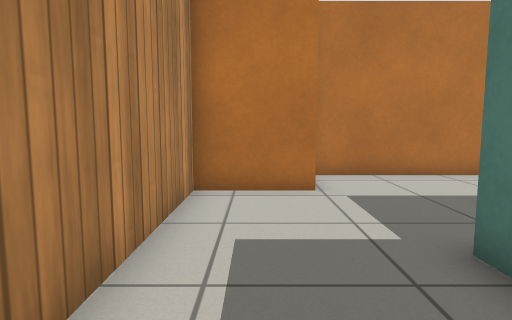
[1] (above)

16 first-person views from a walk through a world built for the Gazebo simulator. The camera is 0.75 m above the floor, tilts 6° down and sees 75° across. The floor is counted in squares, 0.5 m on a side. Each view is taken from the middle of a square. On the plan, view 1 faces up. The plan holds only what a view shows up to about 15 squares ahead; the rest is blank. Simple patterns stand in for the simulator's built-in surfaces.

[2]
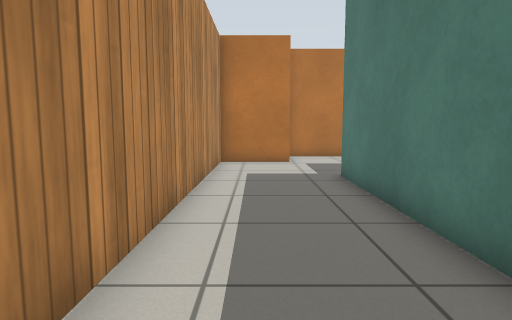

[3]
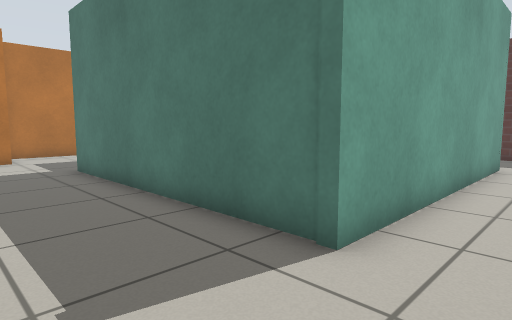

[4]
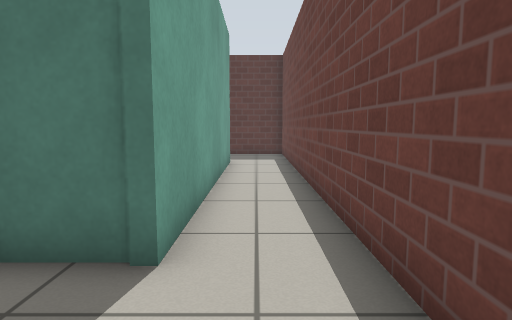

[5]
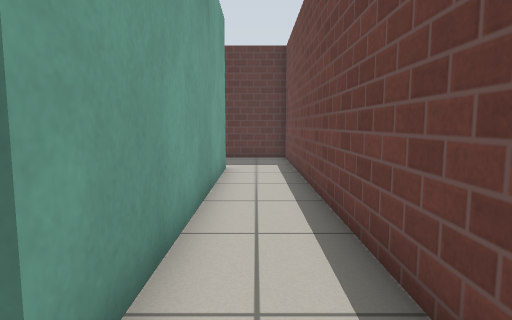

[6]
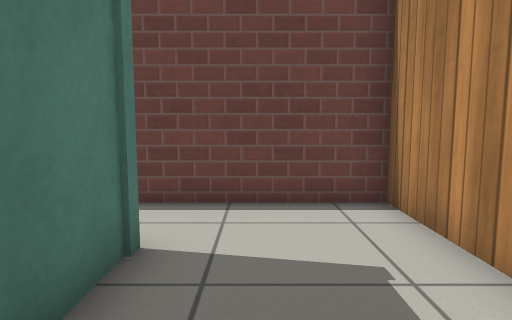

[7]
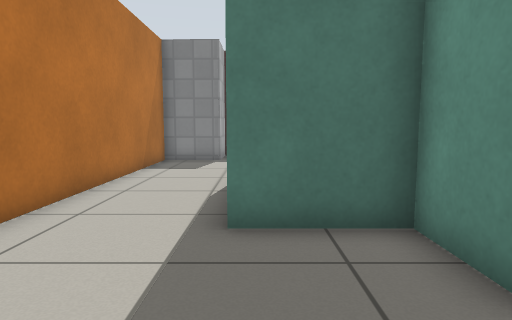

[8]
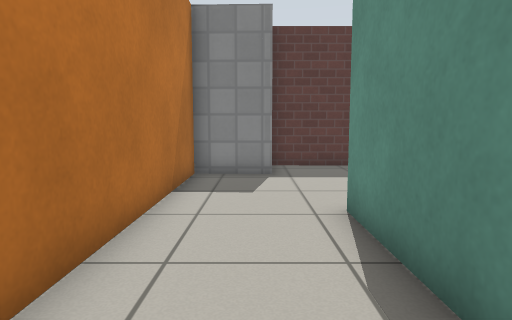

[9]
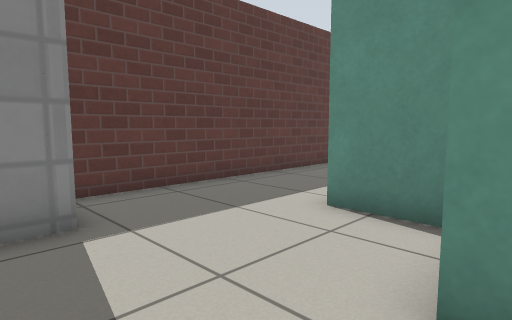

[10]
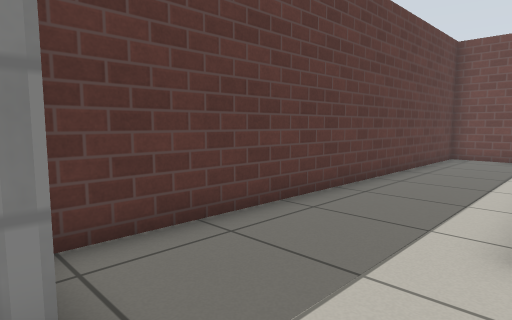

[11]
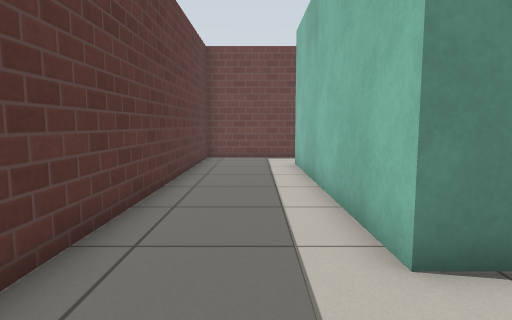

[12]
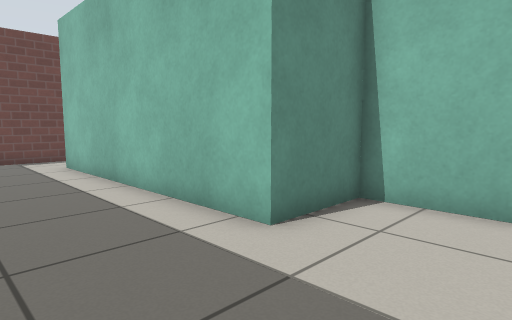

[13]
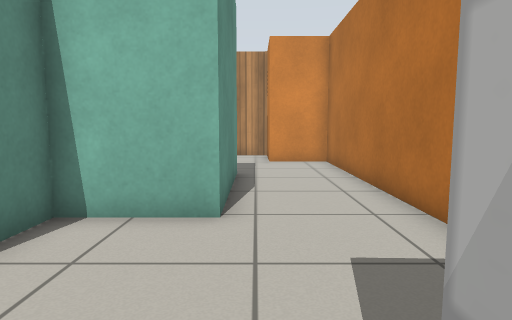

[14]
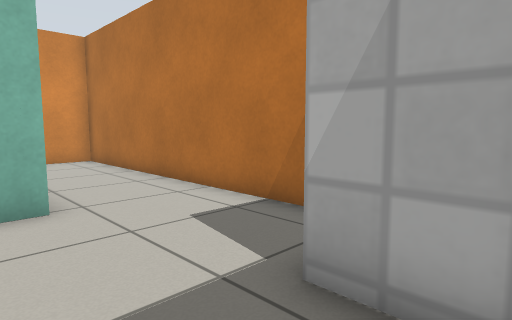

[15]
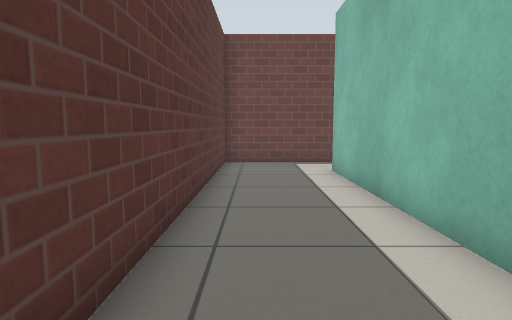

[16]
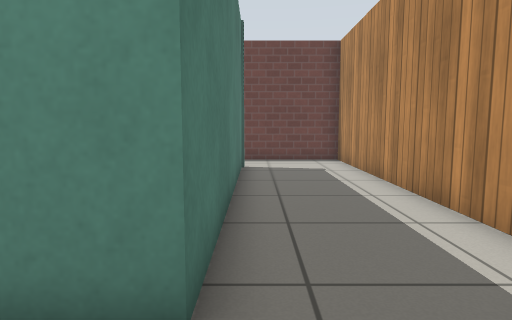

### Floor plan
Ten units are one square. View 1 is at (0, 0); x grows to the right and y downward. Boxes are objects, and circles mark ways between rooms. Rooms are numbered by the first view taken in them; rooms with no view inside come last. Other rooms are left out.
<svg viewBox="-20 -104 188 193">
<path fill="none" stroke="#000" d="M14 -75 -14 -75 -15 84 125 84M125 60 25 60 25 -37 47 -37 47 -64M157 -75 141 -75 142 -99 14 -99 14 -75M47 -64 97 -64 97 -37 124 -37 125 60M125 84 162 84 163 -75"/>
<circle cx="130" cy="75" r="3" fill="#2a7"/>
<circle cx="30" cy="-73" r="3" fill="#2a7"/>
<text x="20" y="20">1</text>
<text x="120" y="-40">2</text>
</svg>
Room 1 opens to room 2.

Where each view was taken, in squares from view 1:
view 1: 0 up, 0 right, facing up
view 2: 6 down, 0 right, facing up
view 3: 8 down, 1 left, facing up-right
view 4: 7 down, 1 left, facing right
view 5: 7 down, 1 right, facing right
view 6: 2 down, 1 right, facing down
view 7: 6 up, 0 right, facing right
view 8: 8 up, 4 right, facing right
view 9: 9 up, 9 right, facing down-right
view 10: 8 up, 12 right, facing down-right
view 11: 7 up, 14 right, facing down
view 12: 7 up, 16 right, facing down-left
view 13: 7 up, 15 right, facing left
view 14: 5 up, 16 right, facing up-left
view 15: 5 up, 15 right, facing down
view 16: 6 up, 2 right, facing down
